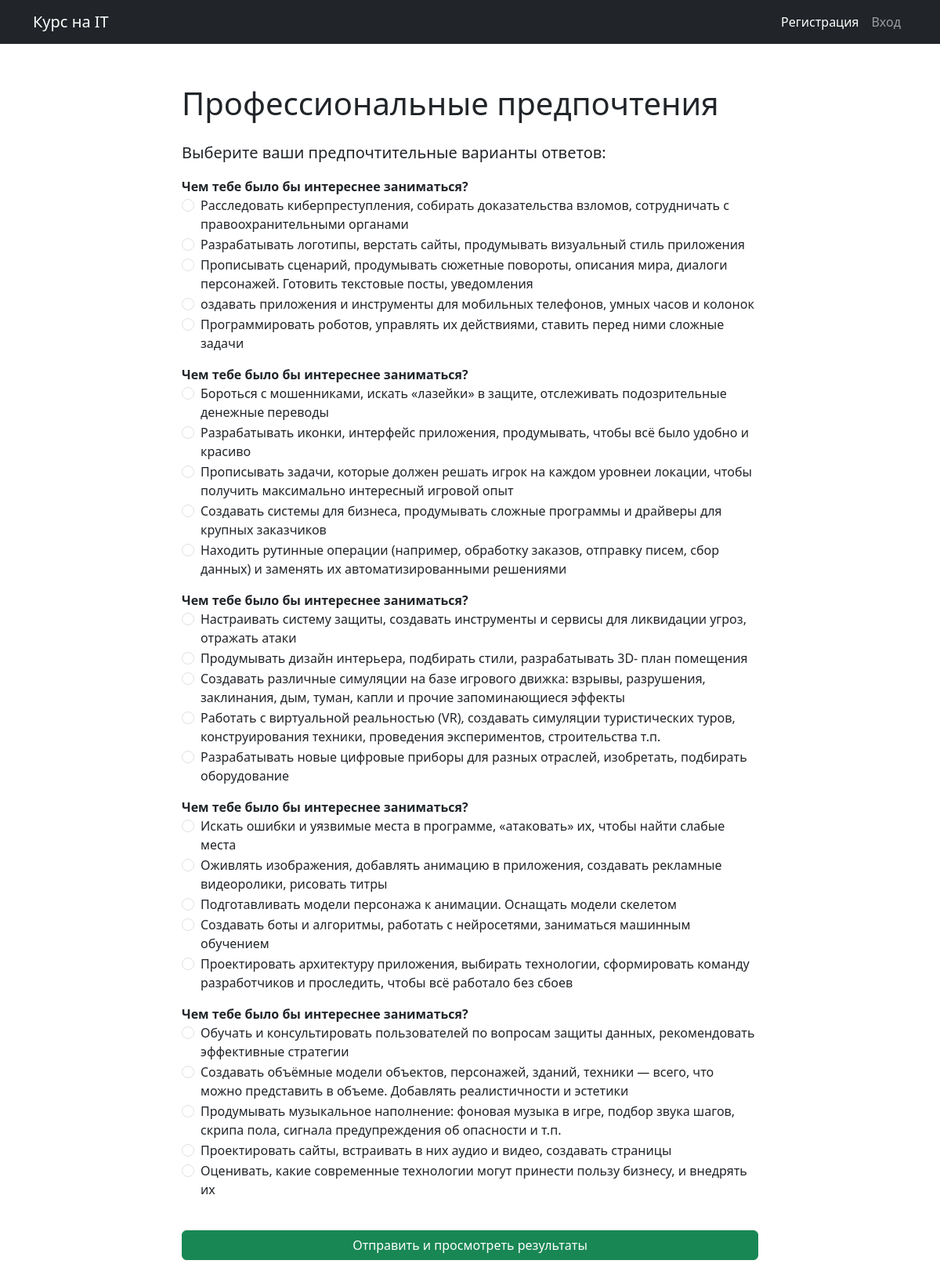
Screenshot of /block2/ (signed in) with the database file from the repository.
### primary_test/models.py (models this page shows, shortened)
class Question(models.Model):
    text = models.CharField(max_length=255, db_index=True)
    test_type = models.CharField(max_length=50, choices=TEST_TYPES)
    block = models.ForeignKey(Block, on_delete=models.CASCADE, default=1)
    options = models.ManyToManyField('AnswerOption', related_name='linked_questions')

class AnswerOption(models.Model):
    question = models.ForeignKey(Question, on_delete=models.CASCADE)
    option_text = models.CharField(max_length=255, verbose_name="Вариант ответа")
    is_correct = models.BooleanField(default=False, verbose_name="Правильный ответ?")

### primary_test/views.py (the view, shortened to what this page needs)
# urls.py: path('block2/', block2_test_view, name='block2_test'),
@login_required
def block2_test_view(request):
    block_obj = get_object_or_404(Block, number=2)  # Получаем объект второго блока
    session_key = f"saved_answers_{block_obj.number}_{request.user.id}"
    all_questions = list(Question.objects.filter(block=block_obj))
    saved_answers = request.session.get(session_key, {})
    prepared_questions = []
    for question in all_questions:
        options = []
        for option in question.answeroption_set.all():
            checked = str(saved_answers.get(str(question.id), '')) == str(option.id)
            options.append((option, checked))
        prepared_questions.append((question, options))
    context = {
        'prepared_questions': prepared_questions
    }
    return render(request, 'primary_test/block2_test.html', context)

### primary_test/templates/primary_test/block2_test.html (shortened to what this page needs)
{% extends 'base.html' %}
{% block content %}
<div class="row justify-content-md-center">
    <div class="col-lg-8 col-md-10">
        <h1 class="mb-4">Профессиональные предпочтения</h1>
        <p class="lead">Выберите ваши предпочтительные варианты ответов:</p>
        <form action="{% url 'primary_test:block2_test' %}" method="post">
            {% for question, options in prepared_questions %}
                <div class="mb-3">
                    <label class="fw-bold">{{ question.text }}</label>
                    <div class="radio-group">
                        {% for option, checked in options %}
                            <div class="form-check">
                                <input class="form-check-input" type="radio" name="question_{{ question.id }}" id="option_{{ option.id }}" value="{{ option.id }}" {% if checked %}checked{% endif %}>
                                <label class="form-check-label" for="option_{{ option.id }}">{{ option.option_text }}</label>
                            </div>
                        {% endfor %}
                    </div>
                </div>
            {% endfor %}
            <button type="submit" class="btn btn-success w-100 my-4">Отправить и просмотреть результаты</button>
        </form>
    </div>
</div>
{% endblock %}

### diagnostic/templates/base.html (style rules this page uses)
body { padding-top: 60px; }

### rows the page displays
Question: text "Чем тебе было бы интереснее заниматься?"
AnswerOption: option_text "Расследовать киберпреступления, собирать доказательства взломов, сотрудничать с правоохранительными органами"
AnswerOption: option_text "Разрабатывать логотипы, верстать сайты, продумывать визуальный стиль приложения"
AnswerOption: option_text "Прописывать сценарий, продумывать сюжетные повороты, описания мира, диалоги персонажей. Готовить текстовые посты, уведомления"
AnswerOption: option_text "оздавать приложения и инструменты для мобильных телефонов, умных часов и колонок"
AnswerOption: option_text "Программировать роботов, управлять их действиями, ставить перед ними сложные задачи"
Question: text "Чем тебе было бы интереснее заниматься?"
AnswerOption: option_text "Бороться с мошенниками, искать «лазейки» в защите, отслеживать подозрительные денежные переводы"
AnswerOption: option_text "Разрабатывать иконки, интерфейс приложения, продумывать, чтобы всё было удобно и красиво"
AnswerOption: option_text "Прописывать задачи, которые должен решать игрок на каждом уровнеи локации, чтобы получить максимально интересный игровой опыт"
AnswerOption: option_text "Создавать системы для бизнеса, продумывать сложные программы и драйверы для крупных заказчиков"
AnswerOption: option_text "Находить рутинные операции (например, обработку заказов, отправку писем, сбор данных) и заменять их автоматизированными решениями"
Question: text "Чем тебе было бы интереснее заниматься?"
AnswerOption: option_text "Настраивать систему защиты, создавать инструменты и сервисы для ликвидации угроз, отражать атаки"
AnswerOption: option_text "Продумывать дизайн интерьера, подбирать стили, разрабатывать 3D- план помещения"
AnswerOption: option_text "Создавать различные симуляции на базе игрового движка: взрывы, разрушения, заклинания, дым, туман, капли и прочие запоминающиеся эффекты"
AnswerOption: option_text "Работать с виртуальной реальностью (VR), создавать симуляции туристических туров, конструирования техники, проведения экспериментов, строительства т.п."
AnswerOption: option_text "Разрабатывать новые цифровые приборы для разных отраслей, изобретать, подбирать оборудование"
Question: text "Чем тебе было бы интереснее заниматься?"
AnswerOption: option_text "Искать ошибки и уязвимые места в программе, «атаковать» их, чтобы найти слабые места"
AnswerOption: option_text "Оживлять изображения, добавлять анимацию в приложения, создавать рекламные видеоролики, рисовать титры"
AnswerOption: option_text "Подготавливать модели персонажа к анимации. Оснащать модели скелетом"
AnswerOption: option_text "Создавать боты и алгоритмы, работать с нейросетями, заниматься машинным обучением"
AnswerOption: option_text "Проектировать архитектуру приложения, выбирать технологии, сформировать команду разработчиков и проследить, чтобы всё работало без сбоев"
Question: text "Чем тебе было бы интереснее заниматься?"
AnswerOption: option_text "Обучать и консультировать пользователей по вопросам защиты данных, рекомендовать эффективные стратегии"
AnswerOption: option_text "Создавать объёмные модели объектов, персонажей, зданий, техники — всего, что можно представить в объеме. Добавлять реалистичности и эстетики"
AnswerOption: option_text "Продумывать музыкальное наполнение: фоновая музыка в игре, подбор звука шагов, скрипа пола, сигнала предупреждения об опасности и т.п."
AnswerOption: option_text "Проектировать сайты, встраивать в них аудио и видео, создавать страницы"
AnswerOption: option_text "Оценивать, какие современные технологии могут принести пользу бизнесу, и внедрять их"
